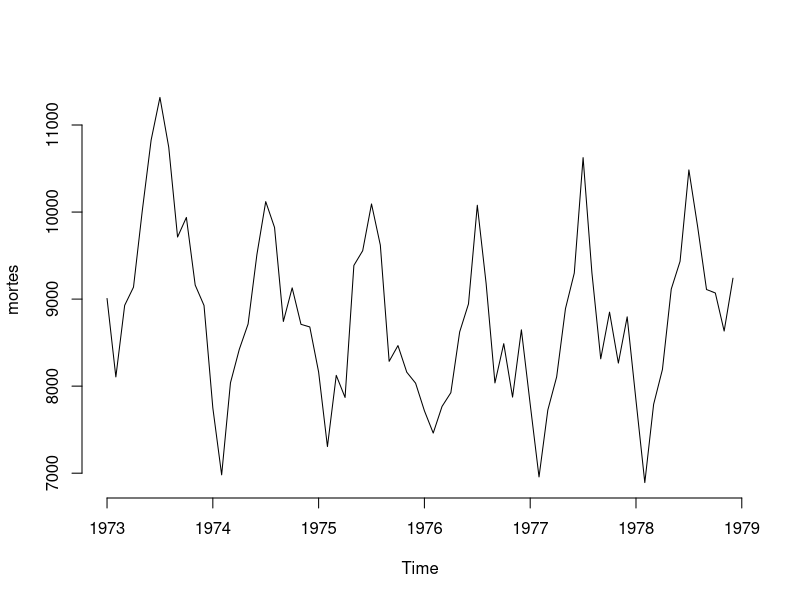
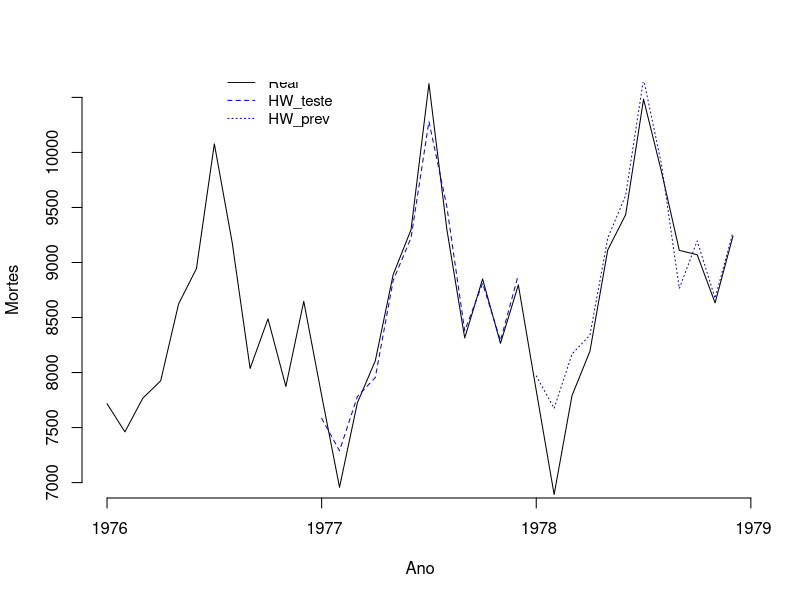
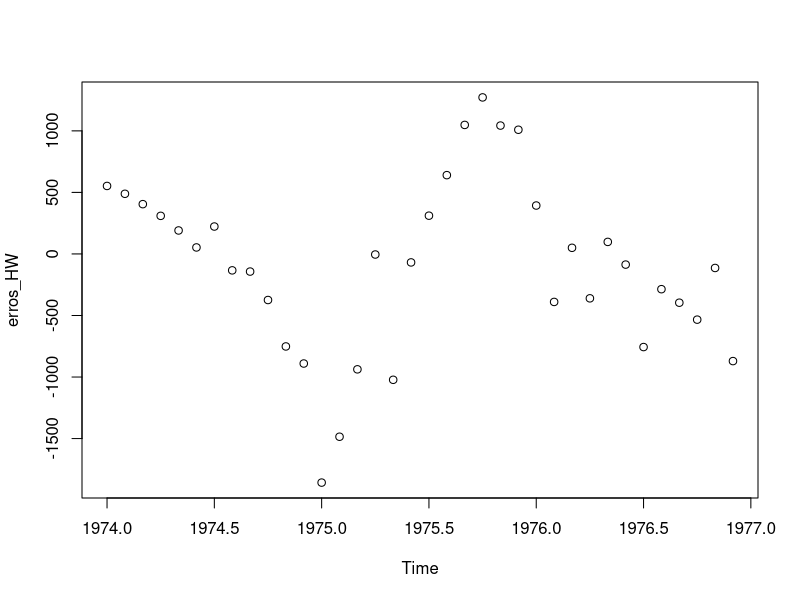
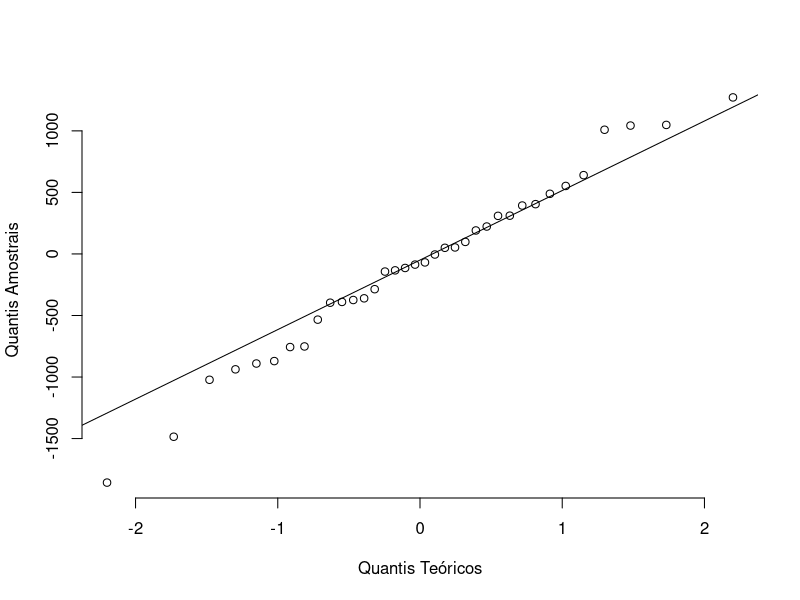
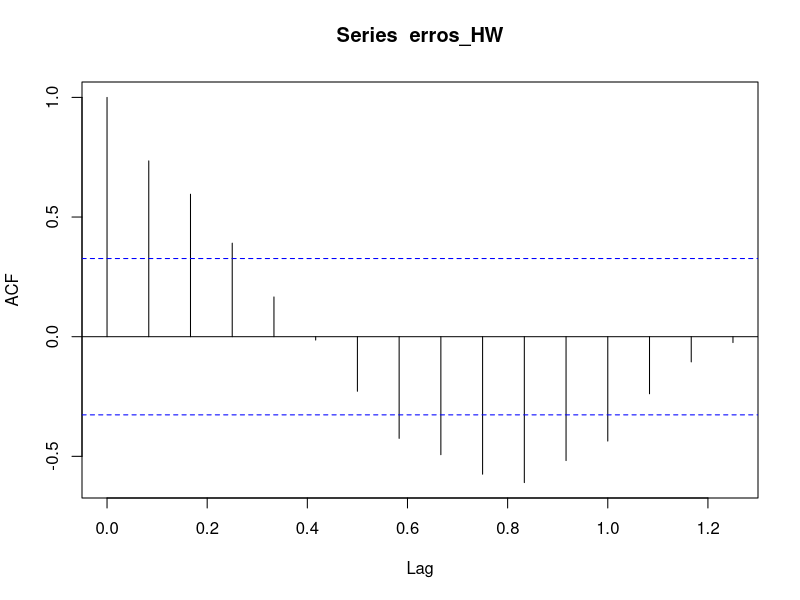
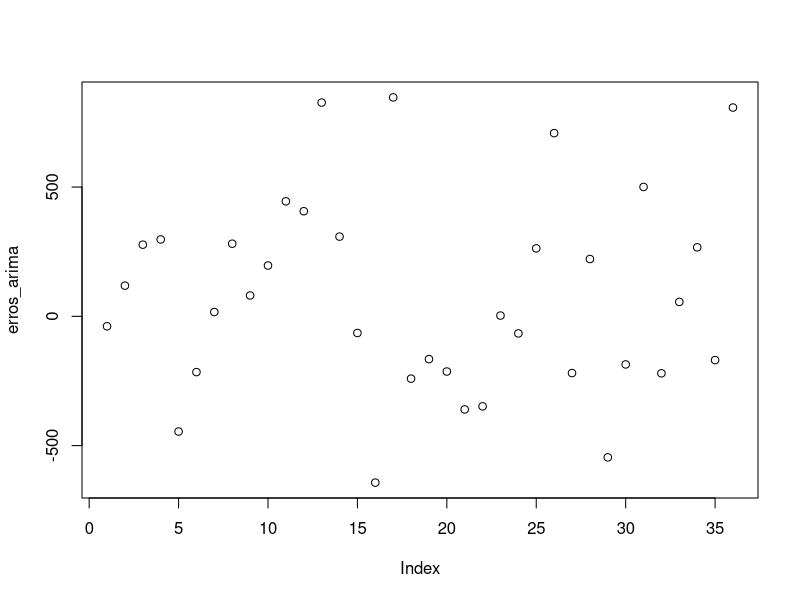
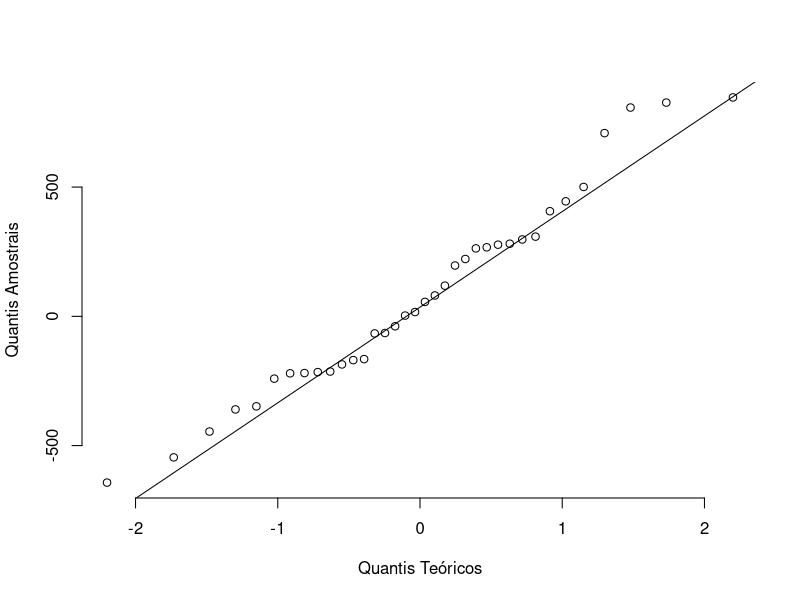
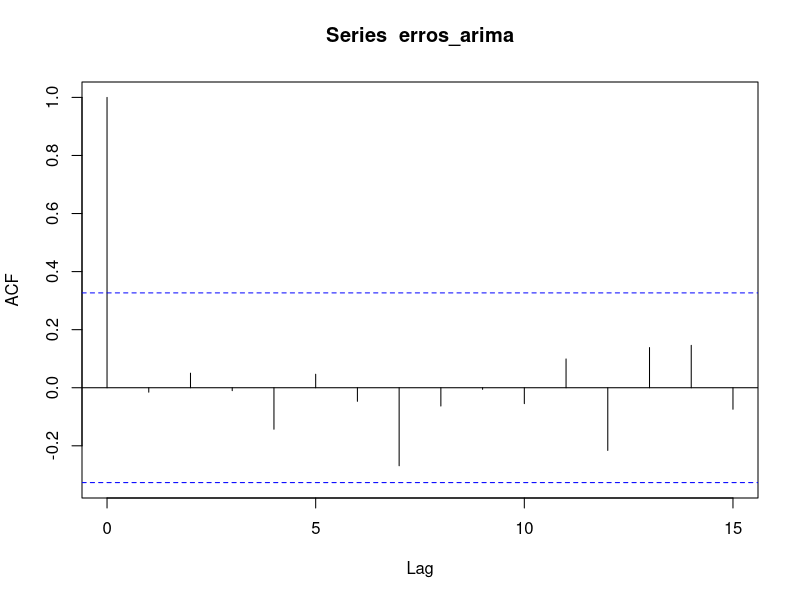

R code for these plots, in order:
library(datasets)
library(forecast)
#library(stats)
#library(pastecs)

mortes <- datasets::USAccDeaths
plot.ts(mortes, bty="n")

# Separando dados de teste

mortes_treino <- subset(mortes, end = 48)
mortes_teste <- subset(mortes, start = 49, end = 60)
mortes_prev <- subset(mortes, start = 61)


A <- 0.09
B <- 0.38
C <- 0.82
# seasonal = add

hw_cross <- HoltWinters(mortes_treino, alpha=A, beta=B, gamma=C, seasonal = "add")
EQM_HW <- sum( (predict(hw_cross, 12) - mortes_teste)^2 )/12
EQM_HW

hw_pred <- predict(hw_cross, 24)
subset(hw_pred, start = 13)

EQM_HW_prev <- sum( (subset(hw_pred, start = 13) - mortes_prev)^2 )/12
EQM_HW_prev

EAM_HW_pred <- sum( abs(subset(hw_pred, start = 13) - mortes_prev) )/12
EAM_HW_pred


{
  marks <- c(1976, 1977, 1978, 1979)
  plot.ts(subset(mortes, start=37), ylim=c(7000, 10500),       # Mortes_HW_add.jpeg
          bty="n", ylab = "Mortes", xlab = "Ano", xaxt="n")
  lines(subset(hw_pred, end=12), col="blue", lty=2)
  lines(subset(hw_pred, start=13), col="blue", lty=3)
  legend(x=1976.5,y=10800,cex=0.9,
         c("Real","HW_teste", "HW_prev"), lwd=1, lty=c(1,2,3), col=c("black","blue","blue"), bty="n")
  axis(1,at=marks,labels=formatC(marks, digits = 4))
}



# Intervalo de Confiança

fitted <- hw_cross$fitted[,1]  # anos de 1974 a 1976 (primeiro ano nao ajusta)
original <- subset(mortes_treino, start = 13)

erros_HW <- fitted - original
plot(erros_HW, type="p")          # aparentam ser correlacionados

qqnorm(erros_HW, bty="n", main = "",           # Mortes_HW_qqplot.jpeg
       xlab = "Quantis Teóricos",
       ylab = "Quantis Amostrais")
qqline(erros_HW)        # normalidade relativamente ok

v <- var(erros_HW)

e_1 <- as.vector(subset(erros_HW, start = 2))
e_2 <- as.vector(subset(erros_HW, end = 35))
cor(e_1,e_2)
acf(erros_HW)

# soma de nu_i^2

k <- 1:24
N <- 12

nu_1 <- 1 + (k-1)*A^2 * (1 + k*B + k*(2*k-1)*B^2/6)
nu_2 <- floor(k/N) * ( C^2*(1-A)^2 + A*C*(1-A)*(2 + N*B*(floor(k/N)+1)) )

nu <- nu_1 + nu_2
nu

z <- qnorm(0.975)

interval <- z * sqrt(nu*v)

hw_sup <- hw_pred + interval
hw_inf <- hw_pred - interval



# SARIMA

M <- -0.46
N <- -0.14

arima_cross <- arima(mortes_treino,c(0,1,1),seasonal = list(order = c(1,1,0),period = 12),fixed = c(M,N))
EQM_Arima <- sum( (predict(arima_cross, 12)$pred - mortes_teste)^2 )/12
EQM_Arima

arima_pred <- predict(arima_cross, 24)
subset(arima_pred$pred, start = 13)

EQM_Arima_prev <- sum( (subset(arima_pred$pred, start = 13) - mortes_prev)^2 )/12
EQM_Arima_prev

EAM_Arima_prev <- sum( abs(subset(arima_pred$pred, start = 13) - mortes_prev) )/12
EAM_Arima_prev


ypred_cross = arima_pred$pred
qinf_cross= ypred_cross - qnorm(.975)*arima_pred$se
qsup_cross= ypred_cross + qnorm(.975)*arima_pred$se


erros_arima <- arima_cross$residuals[13:48]# anos de 1974 a 1976 (primeiro ano nao ajusta)
plot(erros_arima, type="p")          # aparentam ser não correlacionados

qqnorm(erros_arima, bty="n", main = "",           # Mortes_SARIMA_qqplot.jpeg
       xlab = "Quantis Teóricos",
       ylab = "Quantis Amostrais")
qqline(erros_arima)        # normalidade relativamente ok

v <- var(erros_arima)

e_1 <- as.vector(erros_arima[2:36])
e_2 <- as.vector(erros_arima[1:35])
cor(e_1,e_2)
acf(erros_arima)



######## Sem intervalo de confiança ##########
{
  marks <- c(1976, 1977, 1978, 1979)
  plot.ts(subset(mortes, start=37), ylim=c(7000, 10500),       # Mortes_Prev.jpeg
          bty="n", ylab = "Mortes", xlab = "Ano", xaxt="n")
  lines(subset(hw_pred, end=12), col="blue", lty=2)
  lines(subset(hw_pred, start=13),col = "blue", lty=3)
  lines(subset(arima_pred$pred,end = 12), col="red", lty=2)
  lines(subset(arima_pred$pred,start = 13), col="red", lty=3)
  legend(x=1976.5,y=10800,cex=0.9,
         c("Real","Holt-Winters", "SARIMA"), lwd=1, lty=1, col=c("black","blue","red"), bty="n")
  axis(1,at=marks,labels=formatC(marks, digits = 4))
}


######## Com intervalo de confiança ##########
{
  marks <- c(1976, 1977, 1978, 1979)
  plot.ts(subset(mortes, start=37), ylim=c(4000, 15000),       #Mortes_IC.jpeg
          bty="n", ylab = "Mortes", xlab = "Ano", xaxt="n")
  lines(hw_pred, col="blue")
  lines(hw_sup, col="blue", lty=3)
  lines(hw_inf, col="blue", lty=3)
  lines(arima_pred$pred, col="red")
  lines(qinf_cross,col='red', lty=3)
  lines(qsup_cross,col='red', lty=3)
  legend("topleft", inset=.05,
         c("Real","Holt-Winters", "SARIMA"), lwd=1, lty=1, col=c("black","blue","red"), bty="n")
  axis(1,at=marks,labels=formatC(marks, digits = 4))
}




